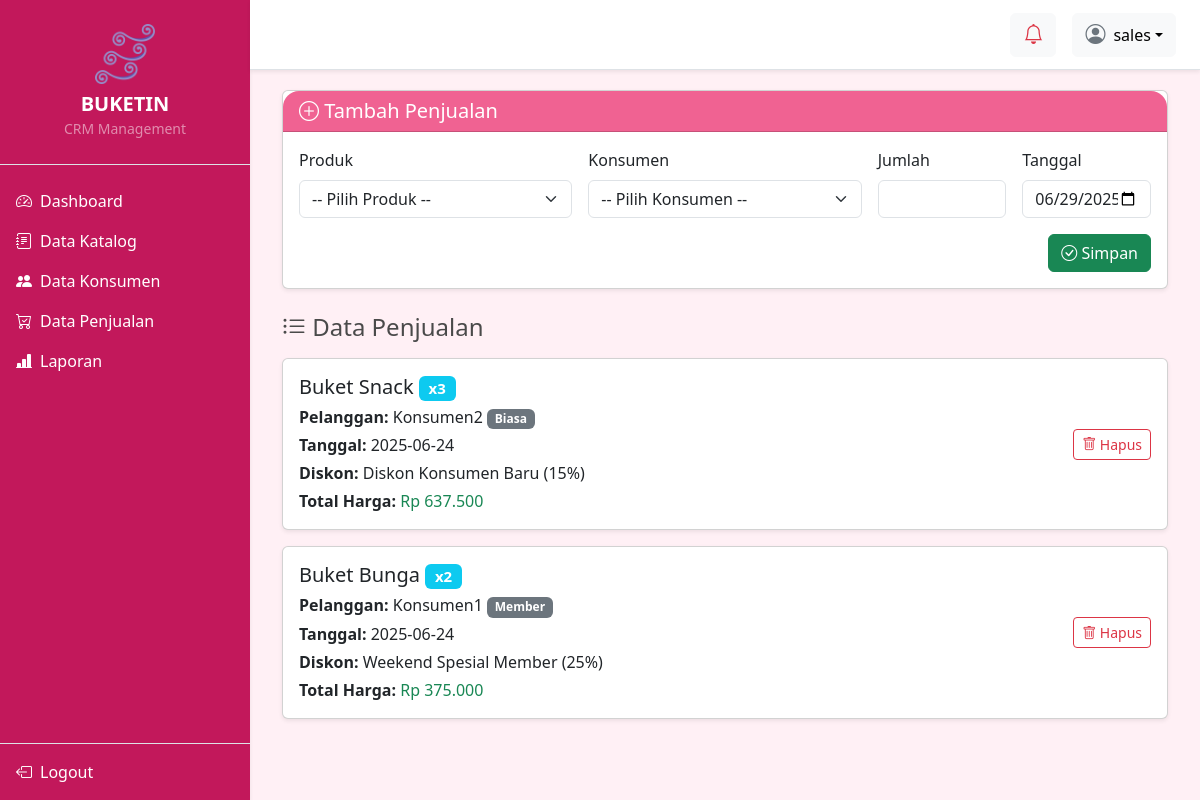
Screenshot of /view/penjualan.php (signed in) with the database file from the repository.
### tables this page shows
CREATE TABLE `penjualan` (
  `id` int(11) NOT NULL,
  `id_produk` int(11) NOT NULL,
  `id_pelanggan` int(11) NOT NULL,
  `tanggal` date NOT NULL,
  `jumlah` int(11) NOT NULL,
  `total_harga` int(11) NOT NULL,
  `id_diskon` int(11) DEFAULT NULL
);

CREATE TABLE `produk` (
  `id` int(11) NOT NULL,
  `nama` varchar(100) NOT NULL,
  `warna` varchar(50) NOT NULL,
  `harga` int(11) NOT NULL,
  `gambar` varchar(255) DEFAULT NULL
);

CREATE TABLE `konsumen` (
  `id` int(11) NOT NULL,
  `nama` varchar(100) NOT NULL,
  `no_hp` varchar(20) NOT NULL,
  `alamat` text NOT NULL,
  `status` enum('member','biasa') NOT NULL DEFAULT 'biasa'
);

CREATE TABLE `diskon` (
  `id` int(11) NOT NULL,
  `judul` varchar(100) NOT NULL,
  `diskon` int(11) NOT NULL,
  `tanggal_mulai` date NOT NULL,
  `tanggal_selesai` date NOT NULL,
  `deskripsi` text DEFAULT NULL,
  `status` enum('member','biasa') DEFAULT 'biasa'
);

### view/penjualan.php (the view, shortened to what this page needs)
<?php
include '../connect/database.php';
$penjualan = $conn->query("
    SELECT pj.*,
           pr.nama AS nama_produk,
           pr.harga,
           kn.nama AS nama_konsumen,
           kn.status AS status_konsumen,
           dsk.diskon AS persen_diskon,
           dsk.judul AS judul_diskon
    FROM penjualan pj
    JOIN produk pr ON pj.id_produk = pr.id
    JOIN konsumen kn ON pj.id_pelanggan = kn.id
    LEFT JOIN diskon dsk ON pj.id_diskon = dsk.id
    ORDER BY pj.id DESC
");
?>
<!DOCTYPE html>
<html lang="id">
<head>
    <link href="https://cdn.jsdelivr.net/npm/bootstrap@5.3.0/dist/css/bootstrap.min.css" rel="stylesheet">
    <link href="https://cdn.jsdelivr.net/npm/bootstrap-icons@1.10.5/font/bootstrap-icons.css" rel="stylesheet">
</head>
<body>
<?php include '../layout/navbar.php'; ?>
<div class="main-content">
    <?php include '../layout/header.php'; ?>
    <div class="content-wrapper">
        <div class="container">
            <div class="card shadow-sm mb-4">
                <div class="card-header bg-primary text-white">
                    <h5 class="mb-0"><i class="bi bi-plus-circle"></i> Tambah Penjualan</h5>
                </div>
                <div class="card-body">
                    <form action="../controller/add_penjualan.php" method="POST" class="row g-3">
                        <div class="col-md-4">
                            <label class="form-label">Produk</label>
                            <select name="id_produk" class="form-select" required>
                                <option value="">-- Pilih Produk --</option>
                            </select>
                        </div>
                        <div class="col-md-4">
                            <label class="form-label">Konsumen</label>
                            <select name="id_pelanggan" class="form-select" required>
                                <option value="">-- Pilih Konsumen --</option>
                            </select>
                        </div>
                        <div class="col-md-2">
                            <label class="form-label">Jumlah</label>
                            <input type="number" name="jumlah" class="form-control" min="1" required>
                        </div>
                        <div class="col-md-2">
                            <label class="form-label">Tanggal</label>
                            <input type="date" name="tanggal" class="form-control" value="<?= date('Y-m-d') ?>" required>
                        </div>
                        <div class="col-12 text-end">
                            <button type="submit" class="btn btn-success"><i class="bi bi-check-circle"></i> Simpan</button>
                        </div>
                    </form>
                </div>
            </div>
            <div class="mb-3 d-flex justify-content-between align-items-center">
                <h4 class="mb-0"><i class="bi bi-list-ul"></i> Data Penjualan</h4>
            </div>
            <?php if ($penjualan->num_rows > 0): ?>
                <?php while($row = $penjualan->fetch_assoc()): ?>
                <div class="card card-penjualan mb-3 shadow-sm">
                    <div class="card-body d-flex justify-content-between align-items-center">
                        <div>
                            <h5 class="card-title mb-1"><?= htmlspecialchars($row['nama_produk']) ?> <span class="badge bg-info">x<?= $row['jumlah'] ?></span></h5>
                            <p class="mb-1"><strong>Pelanggan:</strong> <?= $row['nama_konsumen'] ?> <span class="badge bg-secondary"><?= ucfirst($row['status_konsumen']) ?></span></p>
                            <p class="mb-1"><strong>Tanggal:</strong> <?= $row['tanggal'] ?></p>
                            <p class="mb-1"><strong>Diskon:</strong> <?= $row['judul_diskon'] ? $row['judul_diskon'] . " ({$row['persen_diskon']}%)" : '-' ?></p>
                            <p class="mb-0"><strong>Total Harga:</strong> <span class="text-success">Rp <?= number_format($row['total_harga'], 0, ',', '.') ?></span></p>
                        </div>
                        <div>
                            <a href="../controller/delete_penjualan.php?id=<?= $row['id'] ?>" class="btn btn-outline-danger btn-sm" onclick="return confirm('Yakin ingin menghapus data ini?')">
                                <i class="bi bi-trash"></i> Hapus
                            </a>
                        </div>
                    </div>
                </div>
                <?php endwhile; ?>
            <?php else: ?>
                <div class="alert alert-warning text-center">Belum ada data penjualan.</div>
            <?php endif; ?>
        </div>
    </div>
</div>
</body>
</html>

### view/penjualan.php (style rules this page uses)
html, body { margin: 0; height: 100%; overflow: hidden; background-color: #fff0f5; color: #4a4a4a; font-family: 'Segoe UI', sans-serif; }
.main-content { margin-left: 250px; padding-top: 70px; padding-bottom: 60px; height: 100vh; overflow: hidden; display: flex; flex-direction: column; }
.content-wrapper { flex: 1; overflow-y: auto; padding: 20px; }
.card-header { background-color: #f06292 !important; color: white !important; font-weight: 600; border-top-left-radius: 1rem !important; border-top-right-radius: 1rem !important; }

### rows the page displays
penjualan: id_produk.nama "Buket Snack", jumlah "3", id_pelanggan.nama "Konsumen2", id_pelanggan.status "Biasa", tanggal "2025-06-24", id_diskon.judul "Diskon Konsumen Baru", id_diskon.diskon "15", total_harga "637.500"
penjualan: id_produk.nama "Buket Bunga", jumlah "2", id_pelanggan.nama "Konsumen1", id_pelanggan.status "Member", tanggal "2025-06-24", id_diskon.judul "Weekend Spesial Member", id_diskon.diskon "25", total_harga "375.000"

### other values shown
$_SESSION['role'] "sales"
